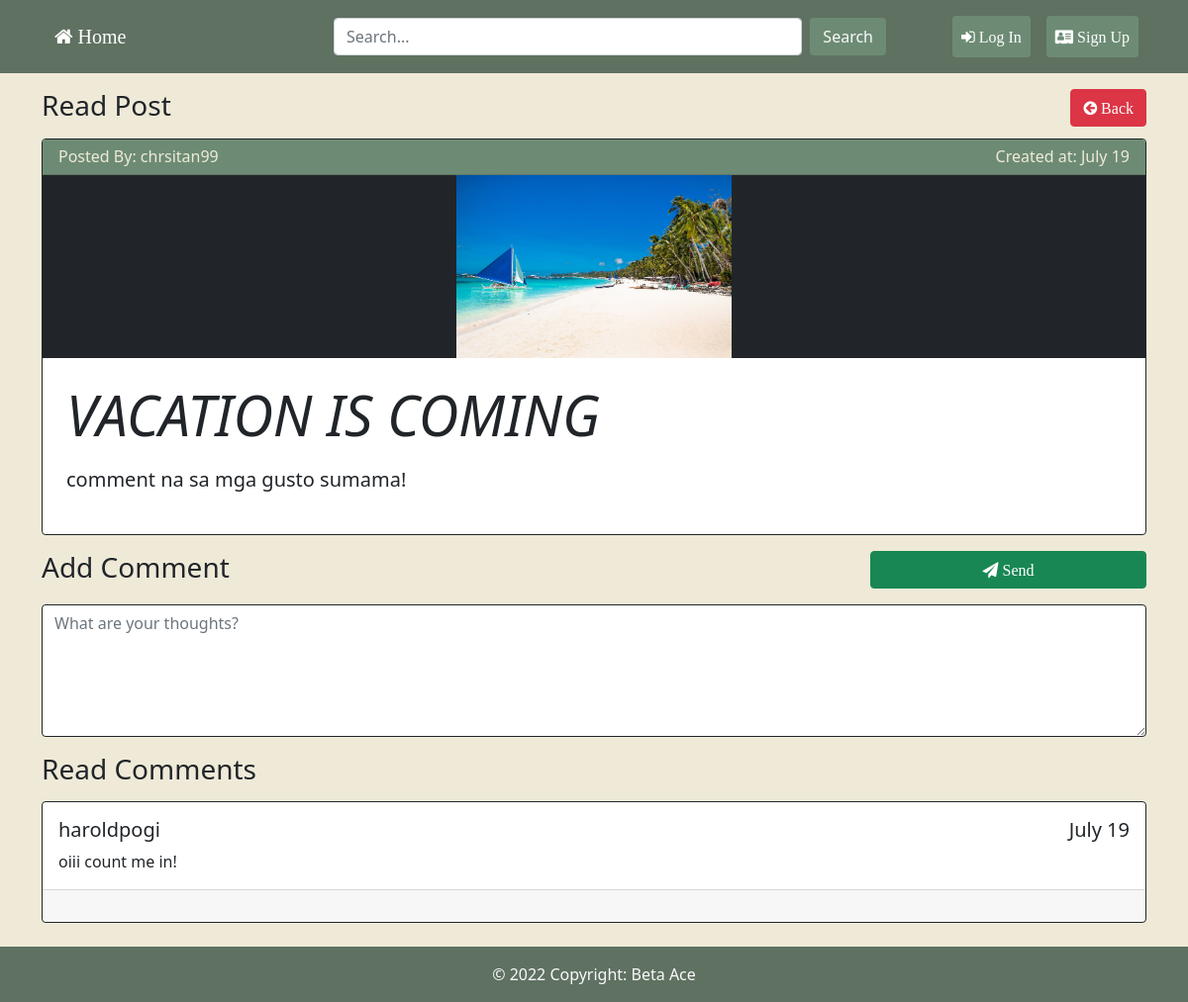
The page /index.php/Forums/read_post/3 on the database its author committed.
### tables this page shows
CREATE TABLE `tablepost` (
  `post_id` int(11) NOT NULL,
  `post_title` varchar(255) NOT NULL,
  `post_description` varchar(255) NOT NULL,
  `post_photo` varchar(255) NOT NULL,
  `post_created` timestamp NOT NULL DEFAULT current_timestamp() ON UPDATE current_timestamp(),
  `user_username` varchar(255) NOT NULL,
  `user_id` int(11) NOT NULL
);

CREATE TABLE `tablecomment` (
  `comment_id` int(11) NOT NULL,
  `user_username` varchar(255) NOT NULL,
  `comment_description` varchar(255) NOT NULL,
  `comment_created` timestamp NOT NULL DEFAULT current_timestamp() ON UPDATE current_timestamp(),
  `post_id` int(11) NOT NULL,
  `user_id` int(11) NOT NULL
);

CREATE TABLE `tableusers` (
  `user_id` int(11) NOT NULL,
  `user_firstname` varchar(255) NOT NULL,
  `user_lastname` varchar(255) NOT NULL,
  `user_username` varchar(255) NOT NULL,
  `user_email` varchar(255) NOT NULL,
  `user_password` varchar(255) NOT NULL,
  `user_status` varchar(255) NOT NULL,
  `user_state` varchar(25) NOT NULL,
  `email_code` varchar(50) NOT NULL
);

### application/controllers/Forums.php (called while the page is built, shortened)
<?php
class Forums extends CI_Controller {
    public function __construct() {
        $this->load->model(array(
            'Post_model' => 'postdb',
            'Users_model' => 'userdb'
        ));
        $this->load->helper(array('form','url'));
        $this->load->library(array('form_validation', 'pagination', 'upload', 'session'));
    }
    public function read_post($id){
        $data_nav['users'] = $this->userdb->get_user($this->session->userdata('id'));
        $data['post'] = $this->postdb->get_post($id);
        $data['comments'] = $this->postdb->get_comment_post($id);
        if(!empty($data['post'])){
            $data['title'] = "Read Post";
            $this->load->view('include/header', $data);
            $this->load->view('include/navbar', $data_nav);
            $this->load->view('posts/read_post_view', $data);
            $this->load->view('include/footer');
        }else{
            redirect('Forums');
        }
    }
}
?>

### index.php (called while the page is built, shortened)
<?php
require_once BASEPATH.'core/CodeIgniter.php';

### application/models/Post_model.php (called while the page is built, shortened)
<?php
class Post_model extends CI_Model {
    public function get_post($id){
        $query = $this->db->get_where('tablepost', array('post_id' => $id));
        $result = $query->row();
        return $result;
    }
    public function get_comment_post($post_id){
        $query = $this->db->select('*')
            ->from ('tablecomment C')
            ->join ('tablepost P', 'C.post_id = P.post_id')
            ->join ('tableusers U', 'C.user_id = U.user_id')
            ->where ('P.post_id', $post_id)
            ->order_by('comment_created', 'DESC')
            ->get();
        return $query->result();
    }
}
?>

### application/views/posts/read_post_view.php (the view, shortened to what this page needs)
<div class="container">
    <?php if(!$post->post_id): ?>
        <?php redirect('Forums'); ?>
    <?php else: ?>
        <h3 class="mt-3">
            <span>Read Post</span>
            <a href="<?php echo site_url('Forums'); ?>" class="btn btn-danger float-end "><i class="fa fa-arrow-circle-left">&nbsp;Back</i></a>
        </h3>
        <div class="card w-100 mt-3 border-dark">
            <div class="card-header w-100 h6">
                <span>Posted By: <span class="card-title-text"><?= $post->user_username; ?></span></span>
                <span class="float-end">Created at: <span class="card-title-text"><?= date( 'F d', strtotime( $post->post_created ) ); ?></span></span>
            </div>
            <?php if($post->post_photo == 'NULL'): ?>
                <div class="card-body p-4 text-black">
                    <h1 class="display-4 fst-italic"><?= $post->post_title; ?></h1>
                    <p class="lead my-3"><?= $post->post_description; ?></p>
                </div>
            <?php else: ?>
                <center class="bg-dark">
                    <div class="bg-image h-50 w-25">
                        <img src="<?= base_url('uploads/images/'.$post->post_photo); ?>" class="img-fluid"/>
                    </div>
                </center>
                <div class="card-body p-4 text-black">
                    <h1 class="display-4 fst-italic"><?= $post->post_title; ?></h1>
                    <p class="lead my-3"><?= $post->post_description; ?></p>
                </div>
            <?php endif; ?>
        </div>
        <?= form_open('Forums/add_comment/'.$post->post_id);?>
        <div class="form-group mt-3">
            <label class="control-labe h3 mb-3">Add Comment</label>
            <button class="btn btn-success float-end mb-3 w-25"><i class="fa fa-send">&nbsp;Send</i></button>
            <textarea name="addComment" class="form-control border-dark" rows="5" placeholder="What are your thoughts?" maxlength="255"><?php echo isset($_POST["addComment"]) ? $_POST["addComment"] : ''; ?></textarea>
        </div>
        <?= form_close();?>
        <h3 class="mt-3">
            Read Comments
        </h3>
        <div class="w-100 mt-3 bg-transparent">
            <?php if(!empty($comments)): ?>
                <?php foreach($comments as $comment): ?>
                    <div class="card mt-3 border-dark">
                        <div class="card-body">
                            <h5 class="card-title"><?= $comment->user_username; ?><span class="float-end"><?= date( 'F d', strtotime( $comment->comment_created ) ); ?></span></h5>
                            <p class="card-text"><?= $comment->comment_description; ?></p>
                        </div>
                        <?php if($this->session->userdata('id') == $comment->user_id): ?>
                            <div class="card-footer">
                                <a href="<?= site_url('Forums/edit_comment/'.$comment->comment_id);?>" class="btn btn-warning">Edit comment</a>
                                <a href="<?= site_url('Forums/delete_comment/'.$comment->comment_id);?>" class="btn btn-danger float-end" onclick="return confirm('Are you sure to delete the comment')">Delete comment</a>
                            </div>
                        <?php elseif($this->session->userdata('status') == 'ADMIN'): ?>
                            <div class="card-footer">
                                <a href="<?= site_url('Forums/delete_comment/'.$comment->comment_id);?>" class="btn btn-danger float-end" onclick="return confirm('Are you sure to delete the comment')">Delete comment</a>
                            </div>
                        <?php else: ?>
                            <div class="card-footer pb-4"></div>
                        <?php endif; ?>
                    </div>
                <?php endforeach; ?>
            <?php endif; ?>
        </div>
    <?php endif; ?> <br>
</div>

### application/views/include/header.php (style rules this page uses)
body { background-color: #EFEAD8; }
.card-header { background-color: #6D8B74; color: #EFEAD8; }
.card-title-text { color:#EFEAD8; }

### rows shown on the page
tablepost: user_username "chrsitan99", post_created "July 19", post_photo (picture), post_title "VACATION IS COMING", post_description "comment na sa mga gusto sumama!"
tablecomment: user.user_username "haroldpogi", comment_created "July 19", comment_description "oiii count me in!"
